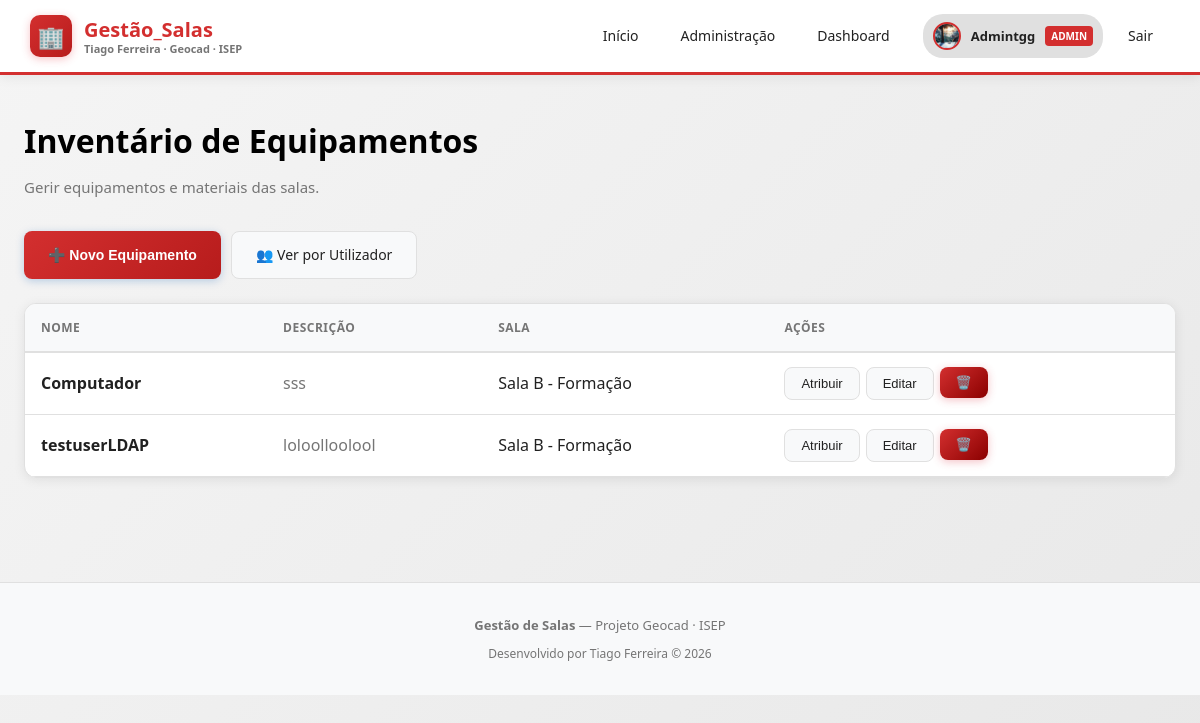
The page /admin/inventory (signed in) on the database as committed earlier.
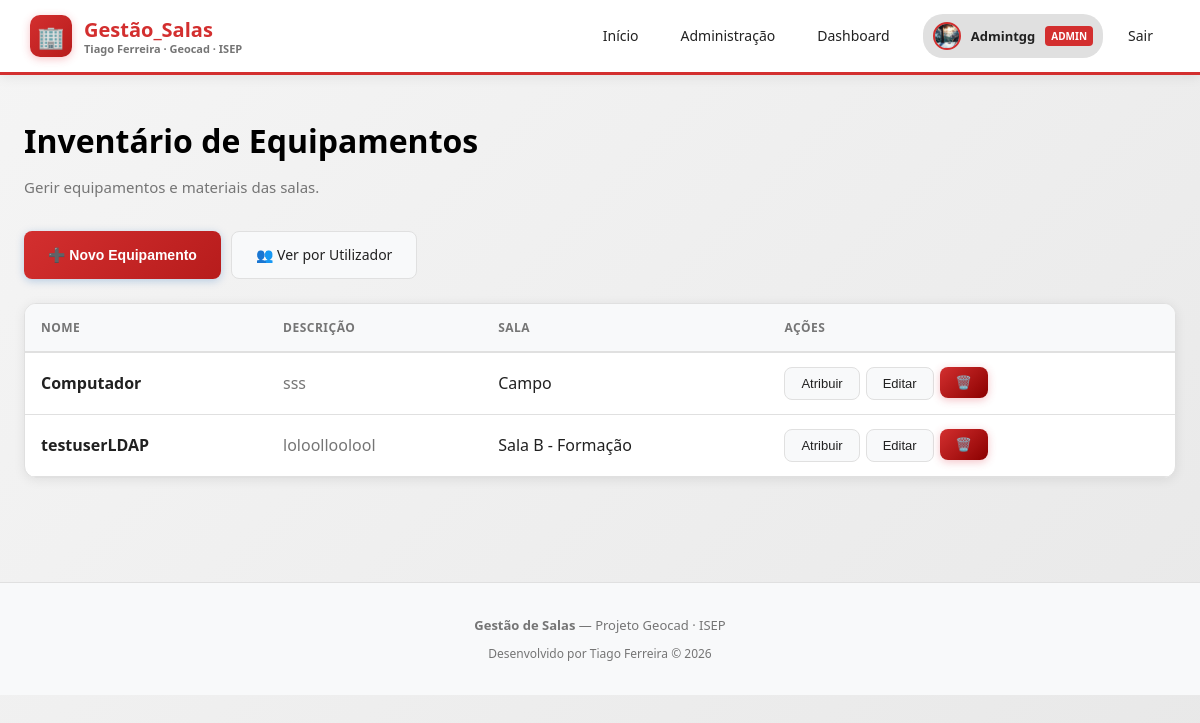
The same page on the database as committed later.
### app/models.py (models this page shows)
class Equipment(Base):
    __tablename__ = "equipment"
    id = Column(Integer, primary_key=True, index=True)
    name = Column(String, nullable=False)
    description = Column(String, default="")
    room_id = Column(Integer, ForeignKey("rooms.id"), nullable=False)
    room = relationship("Room", back_populates="equipment")

class Room(Base):
    __tablename__ = "rooms"
    id         = Column(Integer, primary_key=True, index=True)
    name       = Column(String, nullable=False)
    capacity   = Column(Integer, nullable=False)
    location   = Column(String, nullable=False)
    color      = Column(String, default="#e85d04")
    start_time = Column(String, nullable=False)        # ex: "08:00"
    end_time   = Column(String, nullable=False)        # ex: "18:00"
    work_days  = Column(String, default="1,2,3,4,5")  # dias da semana separados por vírgula
    reservations = relationship("Reservation", back_populates="room")
    equipment = relationship("Equipment", back_populates="room")

### app/routers/inventory.py (the view)
@router.get("")
async def list_inventory(request: Request, db=Depends(get_db)):
    user = require_admin(request, db)
    equipment_list = db.query(models.Equipment).all()
    rooms = db.query(models.Room).all()
    users = db.query(models.User).all()
    return request.app.state.templates.TemplateResponse(
        "admin_iventory.html",
        {
            "request": request,
            "user": user,
            "equipment": equipment_list,
            "rooms": rooms,
            "users": users,
        },
    )

### app/templates/admin_iventory.html (shortened to what this page needs)
{% extends "base.html" %}
{% block content %}
<div class="container">
    <h1 class="page-title">Inventário de Equipamentos</h1>
    <p class="page-sub">Gerir equipamentos e materiais das salas.</p>
    <div style="display: flex; gap: 10px; margin-bottom: 24px;">
        <button class="btn btn-primary" onclick="openModal('modal-create')">➕ Novo Equipamento</button>
        <a href="/admin/inventory/by-user" class="btn btn-secondary">👥 Ver por Utilizador</a>
    </div>
    <div class="card" style="padding: 0; overflow: hidden;">
        <table>
            <thead>
                <tr>
                    <th>Nome</th>
                    <th>Descrição</th>
                    <th>Sala</th>
                    <th>Ações</th>
                </tr>
            </thead>
            <tbody>
                {% for item in equipment %}
                <tr>
                    <td><strong>{{ item.name }}</strong></td>
                    <td style="color: var(--text-muted);">{{ item.description or '—' }}</td>
                    <td>{{ item.room.name if item.room else '—' }}</td>
                    <td>
                        <div style="display: flex; gap: 6px;">
                            <button class="btn btn-secondary btn-sm" onclick="openModal('modal-assign-{{ item.id }}')">Atribuir</button>
                            <button class="btn btn-secondary btn-sm" onclick="openModal('modal-edit-{{ item.id }}')">Editar</button>
                            <form method="post" action="/admin/inventory/delete/{{ item.id }}" style="display:inline;" onsubmit="return confirm('Eliminar este equipamento?')">
                                <button type="submit" class="btn btn-danger btn-sm" title="Eliminar">🗑️</button>
                            </form>
                        </div>
                    </td>
                </tr>
                {% endfor %}
            </tbody>
        </table>
    </div>
</div>
{% endblock %}

Rows that differ between the two databases and show on the page:
changed Equipment "Computador": room "Sala B - Formação" → "Campo"
